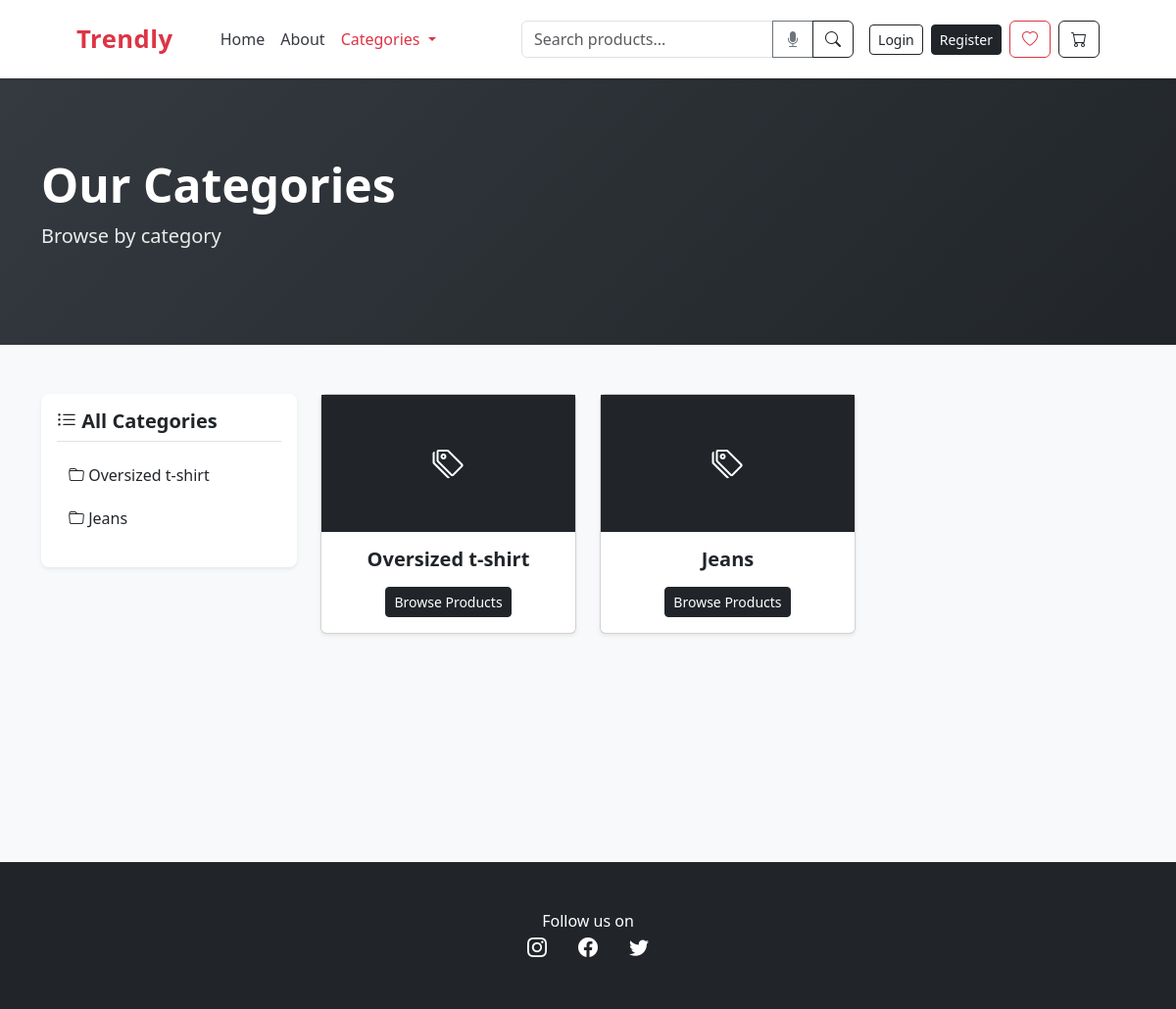
Page /categories/ on the earlier database version.
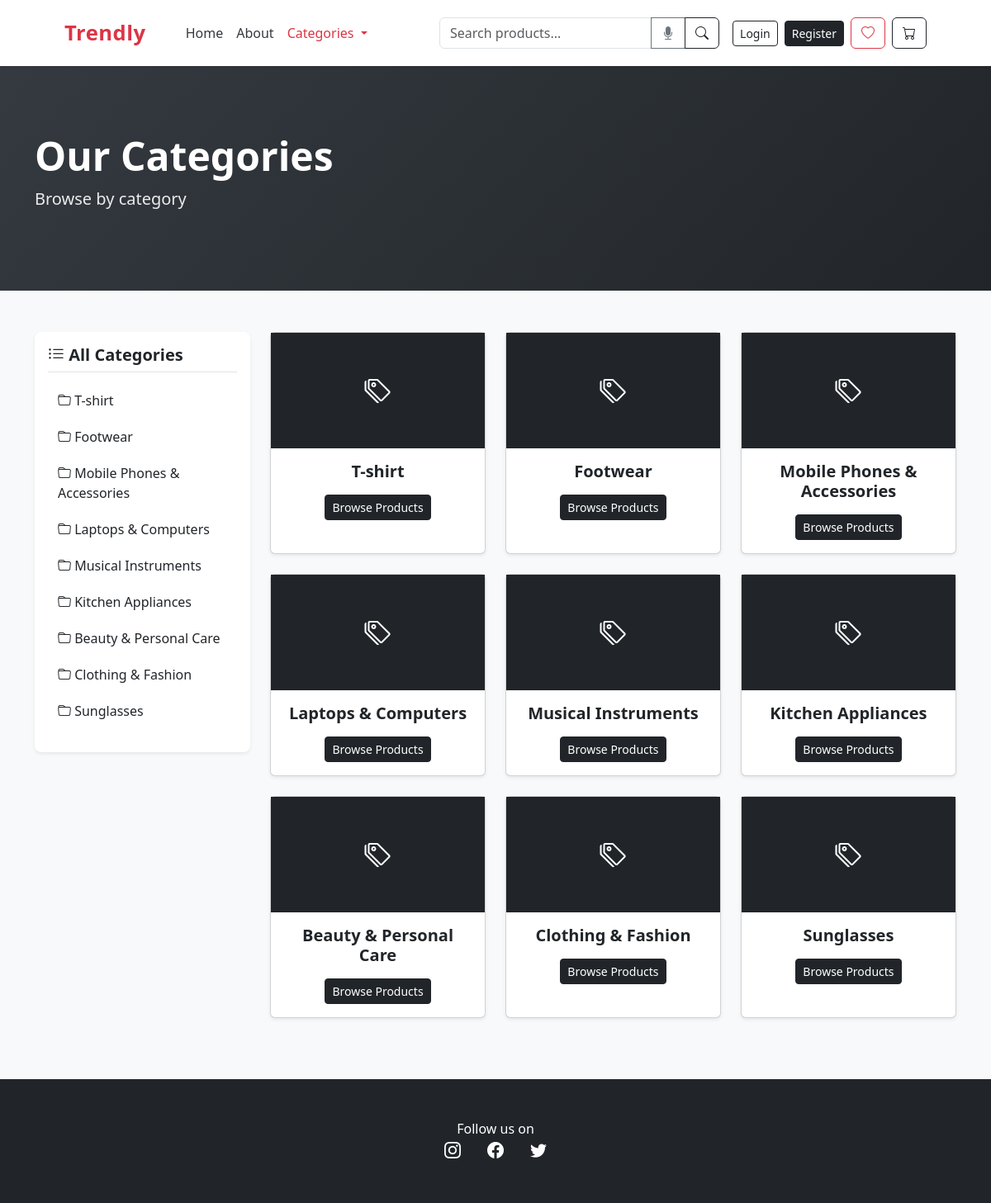
Same page on the later database version.
### store/models.py (models this page shows, shortened)
class Category(models.Model):
    name = models.CharField(max_length=50)

### store/views.py (the view)
# urls.py: path("categories/", views.categories, name='categories'),
def categories(request, category_id=None):
    all_categories = Category.objects.all()
    current_category = None
    products = []
    if category_id:
        current_category = get_object_or_404(Category, id=category_id)
        products = Product.objects.filter(category=current_category)
    wishlist_products = []
    cart_products = []
    if request.user.is_authenticated:
        wishlist_products = Wishlist.objects.filter(user=request.user).values_list('product_id', flat=True)
        cart_products = CartItem.objects.filter(user=request.user).values_list('product_id', flat=True)
    return render(request, "store/categories.html", {
        'all_categories': all_categories,
        'current_category': current_category,
        'products': products,
        'wishlist_products': wishlist_products,
        'cart_products': cart_products
    })

### store/context_processors.py (called while the page is built)
def cart_item_count(request):
    if request.user.is_authenticated:
        return {'cart_item_count': CartItem.objects.filter(user=request.user).count()}
    return {'cart_item_count': 0}

### store/templates/store/categories.html (shortened to what this page needs)
{% extends "store/base.html" %}
{% load static %}
{% block content %}
<div style="background-color: #f8f9fa; min-height: 100vh; padding-bottom: 50px;">
  <div style="background: linear-gradient(135deg, #343a40 0%, #212529 100%); padding: 80px 0; color: white;">
    <div class="container">
      <h1 style="font-size: 3rem; font-weight: 800;">
        {% if current_category %}{{ current_category.name }}{% else %}Our Categories{% endif %}
      </h1>
      <p style="font-size: 1.25rem; opacity: 0.9;">
        {% if current_category %}Products in this category{% else %}Browse by category{% endif %}
      </p>
    </div>
  </div>
  <div class="container" style="padding-top: 50px;">
    <div class="row">
      <div class="col-lg-3 mb-4">
        <div class="bg-white rounded-3 shadow-sm p-3">
          <h5 class="fw-bold border-bottom pb-2"><i class="bi bi-list-ul"></i> All Categories</h5>
          <ul class="list-unstyled mt-3">
            {% for cat in all_categories %}
              <li class="mb-2">
                <a href="{% url 'category_products' cat.id %}"
                   class="category-link {% if current_category and current_category.id == cat.id %}active-category{% endif %}">
                  <i class="bi {% if current_category and current_category.id == cat.id %}bi-folder-fill{% else %}bi-folder{% endif %}"></i>
                  {{ cat.name }}
                </a>
              </li>
            {% endfor %}
          </ul>
        </div>
      </div>
      <div class="col-lg-9">
        {% if current_category %}
          <div class="row">
            {% if products %}
              {% for product in products %}
              <div class="col-md-6 col-lg-4 mb-4">
                <div class="card h-100 shadow-sm">
                  {% if product.on_sale %}
                  <div class="badge bg-danger position-absolute" style="top: 10px; right: 10px;">Sale</div>
                  {% endif %}
                  <img src="{{ product.image.url }}" class="card-img-top" style="height: 200px; object-fit: cover;" alt="{{ product.name }}">
                  <div class="card-body text-center">
                    <h5 class="card-title fw-semibold">{{ product.name }}</h5>
                    <p class="mb-1 text-muted small">In: {{ product.category.name }}</p>
                    {% if product.on_sale %}
                      <div>
                        <span class="text-muted text-decoration-line-through">₹{{ product.price }}</span><br>
                        <span class="text-danger fw-bold">₹{{ product.sale_price }}</span>
                      </div>
                    {% else %}
                      <div class="fw-bold">₹{{ product.price }}</div>
                    {% endif %}
                  </div>
                  <div class="card-footer bg-white d-grid gap-2">
                    <a href="{% url 'product' product.id %}" class="btn btn-sm btn-outline-dark">👁 View</a>
                    {% if user.is_authenticated %}
                      {% if product.id in cart_products %}
                        <button class="btn btn-sm btn-success" disabled>🛒 In Cart</button>
                      {% else %}
                        <a href="{% url 'add_to_cart' product.id %}" class="btn btn-sm btn-primary">🛒 Add to Cart</a>
                      {% endif %}
                      {% if product.id in wishlist_products %}
                        <button class="btn btn-sm btn-outline-danger" disabled>❤️ In Wishlist</button>
                      {% else %}
                        <a href="{% url 'add_to_wishlist' product.id %}" class="btn btn-sm btn-outline-danger">♡ Add to Wishlist</a>
                      {% endif %}
                    {% else %}
                      <a href="{% url 'login' %}" class="btn btn-sm btn-outline-secondary">Login to Add</a>
                    {% endif %}
                    {% if "glass" in product.name|lower or "sunglass" in product.name|lower %}
                    {% endif %}
                  </div>
                </div>
              </div>
              {% endfor %}
            {% else %}
              <div class="col-12 text-center">
                <div class="p-5 bg-white rounded shadow-sm">
                  <i class="bi bi-exclamation-circle text-muted" style="font-size: 2.5rem;"></i>
                  <h4 class="mt-3">No Products Found</h4>
                  <p class="text-muted">We don't have products in this category yet.</p>
                </div>
              </div>
            {% endif %}
          </div>
        {% else %}
          <div class="row">
            {% for category in all_categories %}
            <div class="col-md-6 col-lg-4 mb-4">
              <div class="card h-100 shadow-sm">
                <div class="bg-dark d-flex align-items-center justify-content-center" style="height: 140px;">
                  <i class="bi bi-tags text-white" style="font-size: 2rem;"></i>
                </div>
                <div class="card-body text-center">
                  <h5 class="fw-bold">{{ category.name }}</h5>
                  <a href="{% url 'category_products' category.id %}" class="btn btn-sm btn-dark mt-2">Browse Products</a>
                </div>
              </div>
            </div>
            {% endfor %}
          </div>
        {% endif %}
      </div>
    </div>
  </div>
</div>
{% endblock %}

### store/templates/store/base.html (shortened to what this page needs)
{% load static %}
<!DOCTYPE html>
<html lang="en">
<head>
    <link href="https://cdn.jsdelivr.net/npm/bootstrap@5.3.3/dist/css/bootstrap.min.css" rel="stylesheet"
>
    <link rel="stylesheet" href="https://cdn.jsdelivr.net/npm/bootstrap-icons@1.11.1/font/bootstrap-icons.css">
    <link rel="stylesheet" href="https://cdnjs.cloudflare.com/ajax/libs/font-awesome/6.4.0/css/all.min.css">
</head>
<body style="min-height: 100vh; display: flex; flex-direction: column;">
    {% include "store/navbar.html" %}
    <main style="flex: 1;">
        {% block content %}{% endblock content %}
    </main>
    <footer class="py-5 bg-dark" style="margin-top: auto;">
        <div class="container">
            <p class="m-0 text-center text-white">Follow us on</p>
            <div class="d-flex justify-content-center">
                <a href="#" class="text-white mx-3 fs-5"><i class="bi bi-instagram"></i></a>
                <a href="#" class="text-white mx-3 fs-5"><i class="bi bi-facebook"></i></a>
                <a href="#" class="text-white mx-3 fs-5"><i class="bi bi-twitter"></i></a>
            </div>
        </div>
    </footer>
</body>
</html>

### store/templates/store/navbar.html (shortened to what this page needs)
<nav class="navbar navbar-expand-lg navbar-light bg-white shadow-sm py-3">
  <div class="container px-4 px-lg-5">
    <a class="navbar-brand" href="{% url 'home' %}">Trendly</a>
    <div class="collapse navbar-collapse mt-3 mt-lg-0" id="navbarSupportedContent">
      <ul class="navbar-nav me-auto mb-2 mb-lg-0 ms-lg-4">
        <li class="nav-item">
          <a class="nav-link {% if request.path == '/' %}active{% endif %}" href="{% url 'home' %}">Home</a>
        </li>
        <li class="nav-item">
          <a class="nav-link {% if request.path == '/about/' %}active{% endif %}" href="{% url 'about' %}">About</a>
        </li>
        <li class="nav-item dropdown">
          <a class="nav-link dropdown-toggle {% if 'categories' in request.path %}active{% endif %}" href="#"
            id="navbarDropdown" role="button" data-bs-toggle="dropdown" aria-expanded="false">
            Categories
          </a>
        </li>
      </ul>
      <form class="d-flex me-3" method="GET" action="{% url 'search_results' %}">
        <div class="input-group">
          <input class="form-control" type="search" name="q" placeholder="Search products..." id="searchInput" />
          <button class="btn btn-outline-secondary" type="button" onclick="startVoiceSearch()" title="Speak to search">
            <i class="bi bi-mic-fill"></i>
          </button>
          <button class="btn btn-outline-dark" type="submit">
            <i class="bi bi-search"></i>
          </button>
        </div>
      </form>
      <div class="d-flex align-items-center gap-2">
        {% if user.is_authenticated %}
          <span class="me-2 small">👋 Hello, <strong>{{ user.first_name|default:user.username }}</strong></span>
          <a class="btn btn-sm btn-outline-secondary" href="{% url 'logout' %}">Logout</a>
        {% else %}
          <a class="btn btn-sm btn-outline-dark" href="{% url 'login' %}">Login</a>
          <a class="btn btn-sm btn-dark text-white" href="{% url 'register' %}">Register</a>
        {% endif %}
        <a class="btn btn-outline-danger position-relative" href="{% url 'wishlist_view' %}">
          <i class="bi bi-heart"></i>
        </a>
        <a class="btn btn-outline-dark position-relative" href="{% url 'cart' %}">
          <i class="bi bi-cart"></i>
        </a>
      </div>
    </div>
  </div>
</nav>

### store/templates/store/base.html (style rules this page uses)
.category-link { text-decoration: none; color: #495057; display: block; padding: 8px 10px; border-radius: 5px; transition: all 0.2s ease; }
footer a { transition: opacity 0.3s ease; }
.btn { transition: all 0.3s ease-in-out; }

### store/templates/store/navbar.html (style rules this page uses)
.navbar-brand { font-size: 1.6rem; font-weight: 700; color: #dc3545 !important; letter-spacing: 0.5px; }
.nav-link { font-weight: 500; color: #343a40 !important; transition: color 0.3s ease; }
.nav-link:hover, .nav-link.active { color: #dc3545 !important; }
.btn-outline-dark, .btn-outline-danger, .btn-outline-secondary { transition: all 0.3s ease; }

### store/templates/store/categories.html (style rules this page uses)
.category-link { text-decoration: none; color: #212529; padding: 6px 12px; display: block; border-radius: 5px; transition: 0.2s ease; }

Differences in the rows shown:
added Category: name "T-shirt"
changed Category: name "Oversized t-shirt" → "Footwear"
added Category: name "Mobile Phones & Accessories"
changed Category: name "Jeans" → "Laptops & Computers"
added Category: name "Musical Instruments"
added Category: name "Kitchen Appliances"
added Category: name "Beauty & Personal Care"
added Category: name "Clothing & Fashion"
added Category: name "Sunglasses"
